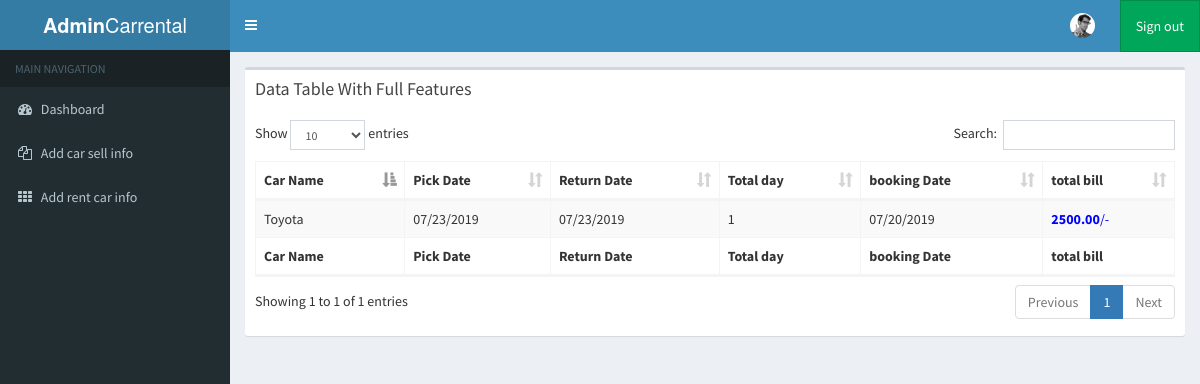
Screenshot of /admin/dashboard.php with the database file from the repository.
### tables this page shows
CREATE TABLE `booking_details` (
  `booking_id` varchar(20) NOT NULL,
  `car_id` int(20) NOT NULL,
  `pick_date` varchar(20) NOT NULL,
  `return_date` varchar(20) NOT NULL,
  `total_day` int(5) NOT NULL,
  `total_bill` float(10,2) NOT NULL,
  `price` float(10,2) NOT NULL,
  `pickup_location` varchar(20) NOT NULL,
  `booking_date` varchar(20) NOT NULL,
  `cus_id` int(20) NOT NULL
);

CREATE TABLE `car_details` (
  `car_id` int(20) NOT NULL,
  `car_name` varchar(100) NOT NULL,
  `price` float(10,2) NOT NULL,
  `car_details` varchar(1000) NOT NULL,
  `class` varchar(20) NOT NULL,
  `fuel` varchar(20) NOT NULL,
  `door` varchar(20) NOT NULL,
  `gearbox` varchar(20) NOT NULL,
  `driver_name` varchar(50) NOT NULL,
  `driver_phone` varchar(15) NOT NULL,
  `img1` varchar(250) NOT NULL,
  `renter_id` int(20) NOT NULL
);

### admin/dashboard.php (the view, shortened to what this page needs)
<?php include_once('includes/header.php');?>
	<?php include_once('includes/navbar.php');?>
  <div class="content-wrapper">
    <section class="content">
      <div class="row">
        <div class="col-xs-12">
          <div class="box">
            <div class="box-header">
              <h3 class="box-title">Data Table With Full Features</h3>
            </div>
            <div class="box-body">
              <table id="example1" class="table table-bordered table-striped">
                <thead>
                  <tr>
                    <th>Car Name</th>
                    <th>Pick Date</th>
                    <th>Return Date</th>
                    <th>Total day</th>
                    <th>booking Date</th>
                    <th>total bill</th>
                  </tr>
                </thead>
                <tbody>
                  <?php
                  $conn= connect();
                  if($_SESSION['role']==1){
                    $id=$_SESSION['renter_id'];
                    $sql = "SELECT * FROM `booking_details` as b , car_details as c WHERE b.car_id=c.car_id AND renter_id='$id'";
                    $resultData=$conn->query($sql);
                  }else{
                    $sql = "SELECT * FROM `booking_details` as b , car_details as c WHERE b.car_id=c.car_id";
                    $resultData=$conn->query($sql);
                  }
                  	foreach($resultData as $view){
                  ?>
                  <tr>
                    <td><?=$view['car_name']?></td>
                    <td><?=$view['pick_date']?></td>
                    <td><?=$view['return_date']?></td>
                    <td><?=$view['total_day']?></td>
                    <td><?=$view['booking_date']?></td>
                    <td style="color:blue;"><b><?=$view['total_bill']?></b>/-</td>
                  </tr>
                <?php } ?>
				                <thead>
                  <tr>
                    <th>Car Name</th>
                    <th>Pick Date</th>
                    <th>Return Date</th>
                    <th>Total day</th>
                    <th>booking Date</th>
                    <th>total bill</th>
                  </tr>
                </thead>
                </tbody>
              </table>
            </div>
          </div>
        </div>
      </div>
    </section>
  </div>
  <?php include_once('includes/footer.php');?>

### rows the page displays
booking_details: car.car_name "Toyota", pick_date "07/23/2019", return_date "07/23/2019", total_day "1", booking_date "07/20/2019", total_bill "2500.00"
